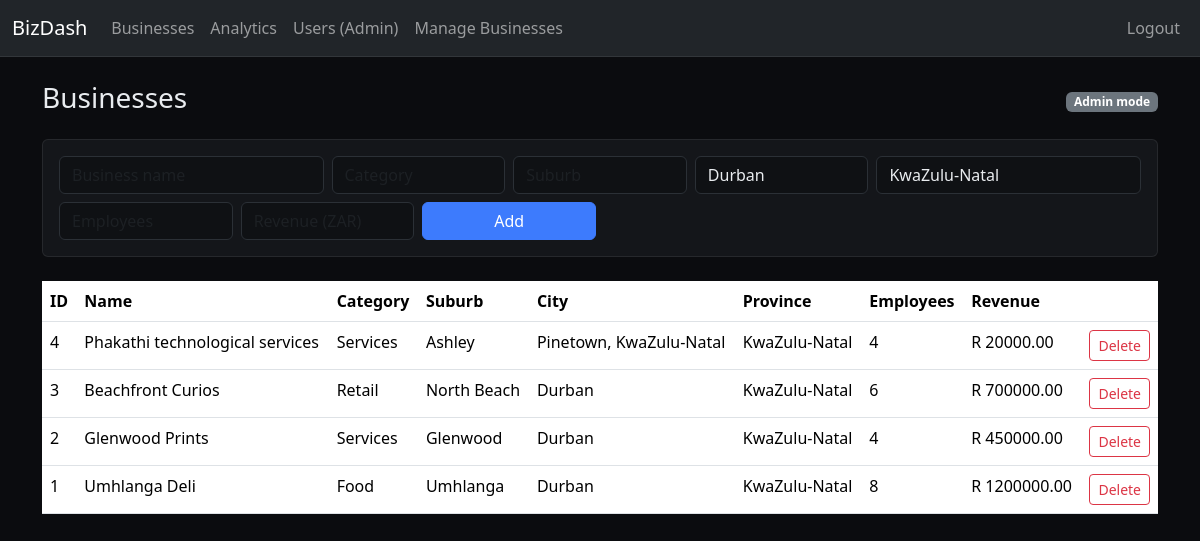
/admin/businesses (signed in), run on the app's committed database.
### models.py (models this page shows, shortened)
class Business(db.Model):
    id = db.Column(db.Integer, primary_key=True)
    name = db.Column(db.String(255), nullable=False)
    category = db.Column(db.String(120), nullable=False) # e.g., Retail, Food, Services
    suburb = db.Column(db.String(120), nullable=True)
    city = db.Column(db.String(120), nullable=False)
    province = db.Column(db.String(120), nullable=False)
    employees = db.Column(db.Integer, default=0)
    annual_revenue = db.Column(db.Float, default=0.0) # in ZAR
    created_at = db.Column(db.DateTime, default=datetime.utcnow)

### admin.py (the view)
@bp.get("/businesses")
@login_required
@admin_required
def businesses_admin():
    businesses = Business.query.order_by(Business.created_at.desc()).all()
    return render_template("businesses.html", businesses=businesses,admin_mode=True)

### admin.py (called while the page is built)
def admin_required(func):
    from functools import wraps
    @wraps(func)
    def wrapper(*args, **kwargs):
        if not current_user.is_authenticated or not current_user.is_admin:
            flash("Admin access required", "warning")
            return redirect(url_for("dashboard"))
        return func(*args, **kwargs)
    return wrapper

### auth.py (called while the page is built)
@login_manager.user_loader
def load_user(user_id):
    return User.query.get(int(user_id))

### templates/businesses.html
{% extends 'base.html' %}
{% block content %}
<div class="d-flex justify-content-between align-items-center mb-3">
<h3>Businesses</h3>
{% if admin_mode %}<span class="badge text-bg-secondary">Admin mode</span>{%
endif %}
</div>
{% if admin_mode %}
<div class="card mb-4"><div class="card-body">
<form class="row g-2" method="post"
action="{{ url_for('admin.add_business') }}">
  <div class="col-md-3"><input class="form-control" name="name"
placeholder="Business name" required></div>
<div class="col-md-2"><input class="form-control" name="category"
placeholder="Category" required></div>
<div class="col-md-2"><input class="form-control" name="suburb"
placeholder="Suburb"></div>
<div class="col-md-2"><input class="form-control" name="city"
placeholder="City" value="Durban"></div>
<div class="col-md-3"><input class="form-control" name="province"
placeholder="Province" value="KwaZulu-Natal"></div>
<div class="col-md-2"><input class="form-control" name="employees"
type="number" min="0" placeholder="Employees"></div>
<div class="col-md-2"><input class="form-control" name="annual_revenue"
type="number" min="0" step="0.01" placeholder="Revenue (ZAR)"></div>
<div class="col-md-2"><button class="btn btn-primary w-100"
type="submit">Add</button></div>
</form>
</div></div>
{% endif %}
<table class="table table-hover">
<thead>
<tr><th>ID</th><th>Name</th><th>Category</th><th>Suburb</th><th>City</
th><th>Province</th><th>Employees</th><th>Revenue</th>{% if admin_mode %}<th></
th>{% endif %}</tr>
</thead>
<tbody>
{% for b in businesses %}
<tr>
<td>{{ b.id }}</td>
<td>{{ b.name }}</td>
<td>{{ b.category }}</td>
<td>{{ b.suburb or '—' }}</td>
<td>{{ b.city }}</td>
<td>{{ b.province }}</td>
<td>{{ b.employees }}</td>
<td>R {{ '%.2f'|format(b.annual_revenue) }}</td>
{% if admin_mode %}
<td class="text-end">
<form method="post" action="{{ url_for('admin.delete_business',
biz_id=b.id) }}" onsubmit="return confirm('Delete {{ b.name }}?');">
<button class="btn btn-sm btn-outline-danger" type="submit">Delete</
button>
</form>
</td>
{% endif %}
</tr>
{% endfor %}
  </tbody>
</table>
{% endblock %}

### templates/base.html (shortened to what this page needs)
<!doctype html>
<html lang="en">
<head>
<link href="https://cdn.jsdelivr.net/npm/bootstrap@5.3.3/dist/css/
bootstrap.min.css" rel="stylesheet">
<link href="{{ url_for('static', filename='main.css') }}" rel="stylesheet">
</head>
<body>
<nav class="navbar navbar-expand-lg navbar-dark bg-dark">
<div class="container-fluid">
<a class="navbar-brand" href="{{ url_for('dashboard') }}">BizDash</a>
<div class="collapse navbar-collapse">
<ul class="navbar-nav me-auto">
{% if current_user.is_authenticated %}
<li class="nav-item"><a class="nav-link"
href="{{ url_for('biz.list_businesses') }}">Businesses</a></li>
<li class="nav-item"><a class="nav-link"
href="{{ url_for('analytics.view_analytics') }}">Analytics</a></li>
{% if current_user.is_admin %}
<li class="nav-item"><a class="nav-link"
href="{{ url_for('admin.users') }}">Users (Admin)</a></li>
<li class="nav-item"><a class="nav-link"
href="{{ url_for('admin.businesses_admin') }}">Manage Businesses</a></li>
{% endif %}
{% endif %}
</ul>
<ul class="navbar-nav">
{% if current_user.is_authenticated %}
<li class="nav-item"><a class="nav-link"
href="{{ url_for('auth.logout') }}">Logout</a></li>
{% endif %}
</ul>
</div>
</div>
</nav>
<main class="container py-4">
  {% block content %}{% endblock %}
</main>
  </body>
</html>

### Static/main.css (style rules this page uses)
body { background: #0b0c0f; color: #e9ecef; }
.navbar { border-bottom: 1px solid rgba(255,255,255,.08); }
.card { background: #14161a; border: 1px solid rgba(255,255,255,.08); }
.table { color: #e9ecef; }
.table thead { color: #adb5bd; }
.form-control, .form-check-input { background: #0f1114; border-color: #2b3036; color: #e9ecef; }
.btn-primary { background: #3d7bfd; border-color: #3d7bfd; }

### data on the page
Business: id "4", name "Phakathi technological services", category "Services", suburb "Ashley", city "Pinetown, KwaZulu-Natal", province "KwaZulu-Natal", employees "4", annual_revenue "20000.00"
Business: id "3", name "Beachfront Curios", category "Retail", suburb "North Beach", city "Durban", province "KwaZulu-Natal", employees "6", annual_revenue "700000.00"
Business: id "2", name "Glenwood Prints", category "Services", suburb "Glenwood", city "Durban", province "KwaZulu-Natal", employees "4", annual_revenue "450000.00"
Business: id "1", name "Umhlanga Deli", category "Food", suburb "Umhlanga", city "Durban", province "KwaZulu-Natal", employees "8", annual_revenue "1200000.00"
